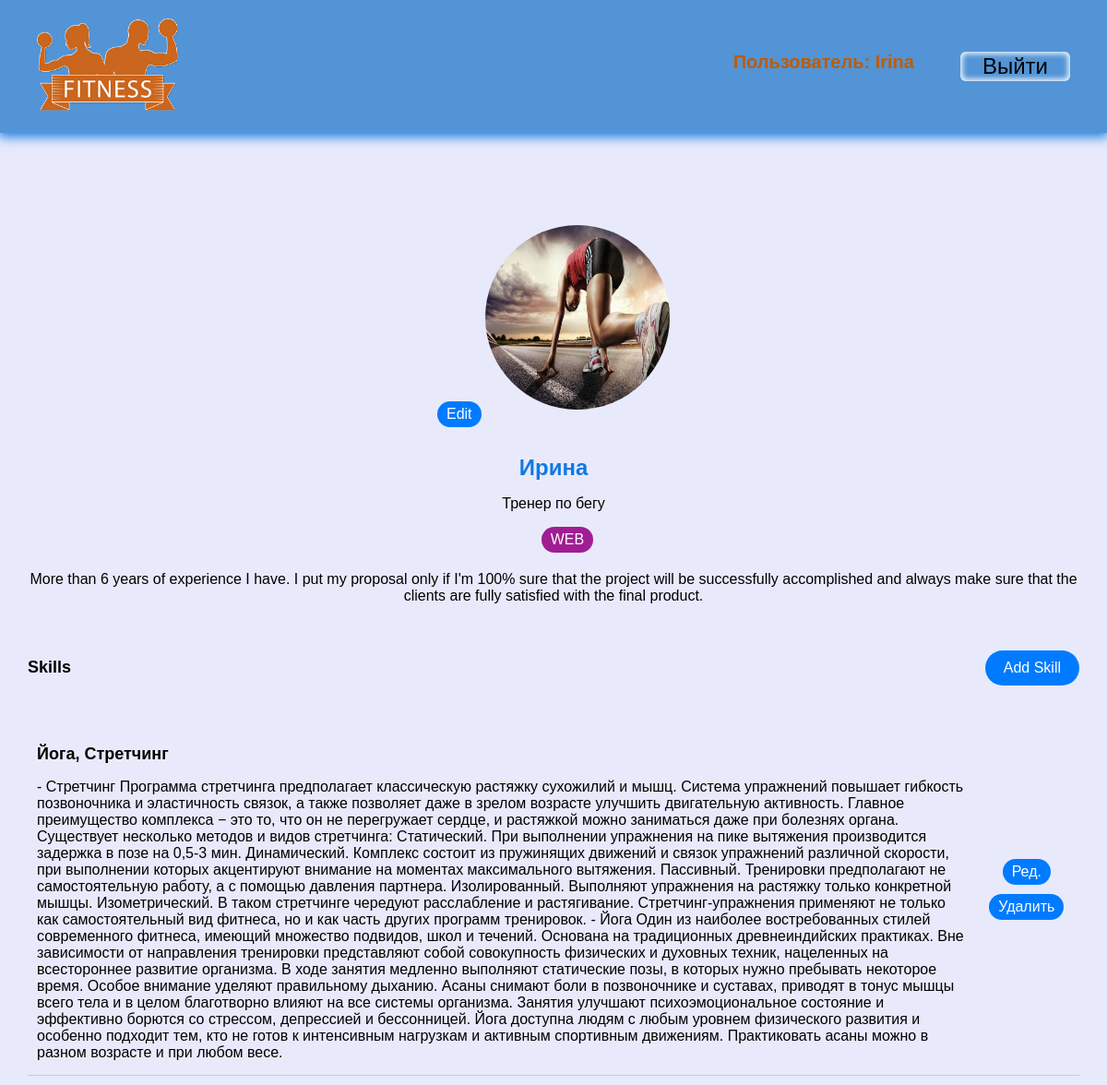
Page /account/ (signed in) on the earlier database version.
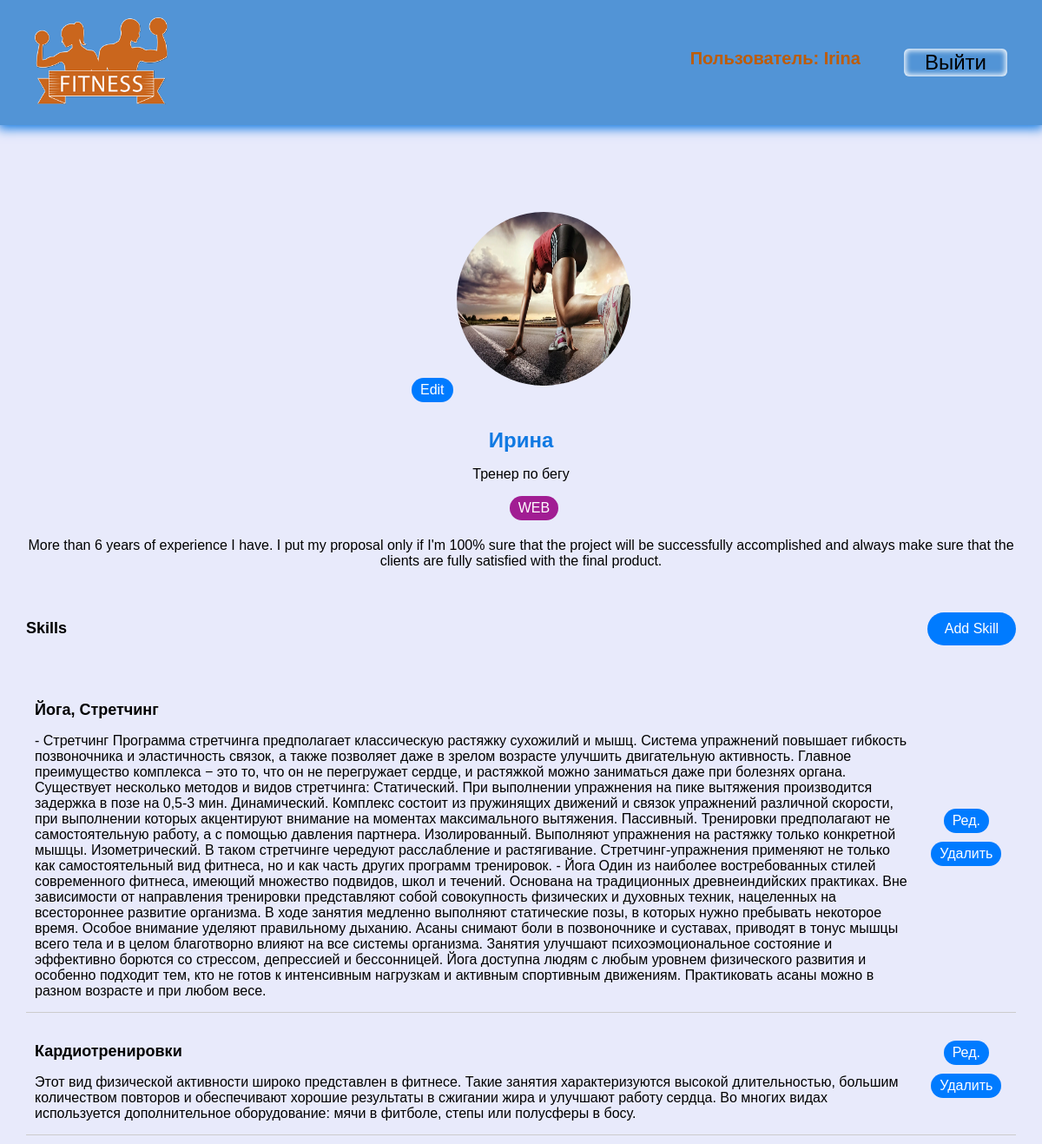
Same page on the later database version.
### fitness/models.py (models this page shows, shortened)
class Skill(models.Model):
    owner = models.ForeignKey(Profile, on_delete=models.CASCADE, blank=True, null=True)
    name = models.CharField(max_length=200, blank=True, null=True)
    description = models.TextField(blank=True, null=True)
    created = models.DateTimeField(auto_now_add=True)

### fitness/views.py (the view)
# urls.py: path('account/', views.user_account, name='account'),
@login_required(login_url='loginuser')
def user_account(request):
    prof = request.user.profile
    skills = prof.skill_set.all()
    context = {
        'profile': prof,
        'skills': skills,
    }
    return render(request, 'fitness/account.html', context)

### fitness/templates/fitness/account.html (shortened to what this page needs)
{% extends 'fitness/base.html' %}
{% block content %}
<main>
    <div class="container">
        <div class="layout">
            <a class="tag tag--pill tag--main settings__btn" href="{% url 'edit-account' %}"> Edit</a>
            <img src="{{ profile.profile_image.url }}" alt="">
            <h2>{{ profile.name }}</h2>
            <p>{{ profile.short_info }}</p>
            <ul>
                {% if profile.social_web %}
                <li>
                    <a title="WEB" href="{{ profile.social_web }}" target="_blank">WEB</a>
                </li>
                {% endif %}
            </ul>
            <p>
               {{ profile.bio }}
            </p>
        </div>
    </div>
    <div class="settings">
        <h3 class="settings__title">Skills</h3>
        <a class="tag tag--pill tag--sub settings__btn tag--lg" href="{% url 'create-skill' %}"> Add Skill</a>
    </div>
    <table class="settings__table">
        {% for skill in skills %}
        <tr>
            <td class="settings__tableInfo">
                <h4>{{ skill.name }}</h4>
                <p>
                    {{ skill.description }}
                </p>
            </td>
            <td class="settings__tableActions">
                <a class="tag tag--pill tag--main settings__btn" href="{% url 'update-skill' skill.id %}"> Ред.</a>
                <a class="tag tag--pill tag--main settings__btn" href="{% url 'delete-skill' skill.id %}">
                    Удалить</a>
            </td>
        </tr>
        {% endfor %}
    </table>
</main>
{% endblock %}

Differences in the rows shown:
added Skill: name "Кардиотренировки", description "Этот вид физической активности широко представлен в фитнесе. Такие занятия характеризуются высокой длительностью, большим количеством повторов и обеспечивают хорошие результаты в сжигании жира и улучшают работу сердца. Во многих видах используется дополнительное оборудование: мячи в фитболе, степы или полусферы в босу."
